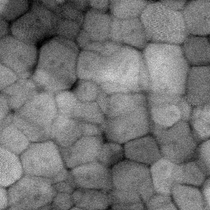
#> input picture sample_vision_processing_pipeline/img.tif, 210 x 210 px, shrunk from 512 x 512 before the run, found by its file name
$ python Post1_PixelBasedCRF.py
#> lines starting #> are read from the running program, lines starting #| are printed output that depends on the picture; after the words box and inside, x2 and y2 are one past the last pixel; in counts of white or black regions, pixels touching at a corner belong together
# ---------------------------------------------------------------------------
# --- Prerequisite(s) --
# Machine vision model
# --- Description --
# Apply pixel-based conditional random fields to the image through Bilateral and Gaussian filters
# ------------------
# Authors: Doruk Aksoy; University of California, Irvine
# Contact: (daksoy@uci.edu)
# Date: 09/01/2023
# ------------------
# Version: Python 3.8
# Execution: python3 Post1_PixelBasedCRF.py
# ---------------------------------------------------------------------------
# %% Imports
import numpy as np
import joblib
import cv2
import matplotlib.pyplot as plt
from PIL import Image
from skimage.morphology import skeletonize
import pydensecrf.densecrf as dcrf
from pydensecrf.utils import unary_from_softmax
# %% Methods
def PixelBasedCRF(img, pred):
    '''
    Cython-based Python wrapper for Philipp Krähenbühl's Fully-Connected
    CRFs (DenseCRF) ( https://github.com/lucasb-eyer/pydensecrf )
    '''

    # Obtain the region that is the opposite of the predicted mask
    not_pred = cv2.bitwise_not(pred)
    not_pred = np.expand_dims(not_pred, axis=2)

    # Data preparation
    pred = np.expand_dims(pred, axis=2)
    img_softmax = np.concatenate([not_pred, pred], axis=2)
    img_softmax = img_softmax / 255.0

    # Two classes (O: GB, 1: not GB)
    n_classes = 2
    features = img_softmax.transpose((2, 0, 1)).reshape((n_classes,-1))

    # Unary potential
    unary = unary_from_softmax(features)
    unary = np.ascontiguousarray(unary)

    # Apply DenseCRF
    d = dcrf.DenseCRF2D(img.shape[1], img.shape[0], n_classes)
    d.setUnaryEnergy(unary)

    d.addPairwiseGaussian(sxy=(5, 5), compat=10, kernel=dcrf.DIAG_KERNEL,
                              normalization=dcrf.NORMALIZE_SYMMETRIC)

    d.addPairwiseBilateral(sxy=(10, 10), srgb=(100, 100, 100), rgbim=img.copy(),
                           compat=10,
                           kernel=dcrf.DIAG_KERNEL,
                           normalization=dcrf.NORMALIZE_SYMMETRIC)
    Q = d.inference(5)
    res = np.argmax(Q, axis=0).reshape((img.shape[0], img.shape[1]))

    tagged_post1 = np.array(res*255, dtype=np.uint8)

    # Perform skeletonization (Image should only contain 1s and 0s)
    tagged_post1_skeleton = skeletonize(tagged_post1.astype(bool).astype(np.uint8)).astype(np.uint8)

    # Save them for the next step
    joblib.dump(tagged_post1_skeleton, './Post1.pkl')

    return tagged_post1_skeleton
# %% The following operations are not executed when this script is imported as a module
if __name__ == "__main__":
    # Prepare the images for the post-processing
    # Read in and convert the original image and predicted image from computer vision algorithm
    img = np.asarray(plt.imread('./img.tif'), dtype='uint8')
#> img is the input picture: shape (210, 210, 3); min 0, max 213, mean 116.5
    pred = np.array(Image.open('./pred.png').convert('L'),dtype='bool').astype(np.uint8)*255
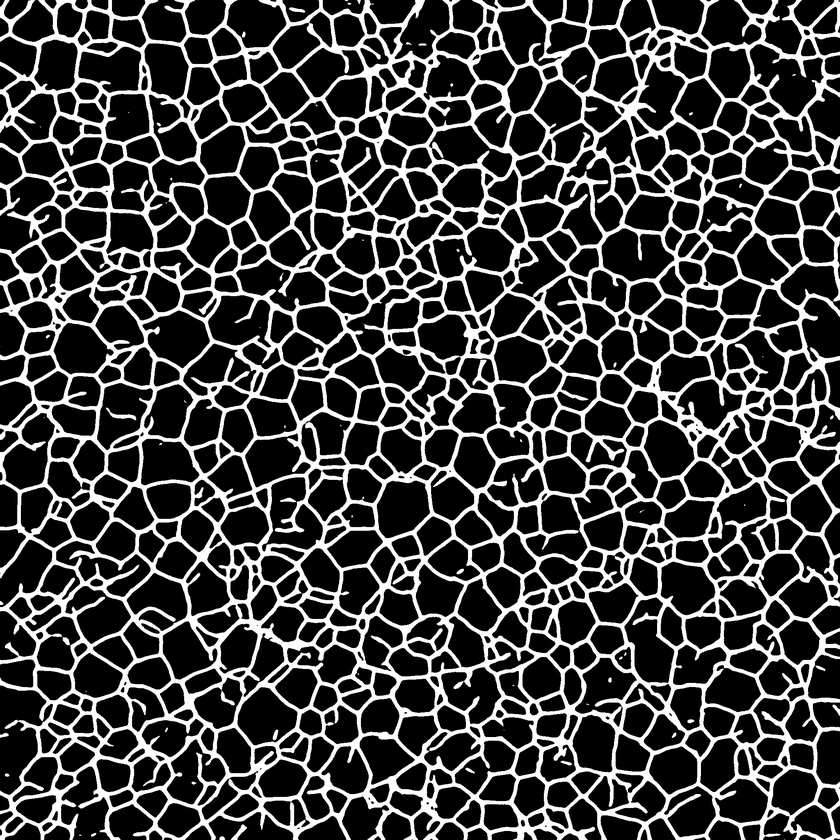
#> input picture pred.png, 840 x 840 px, shrunk from 2048 x 2048 before the run
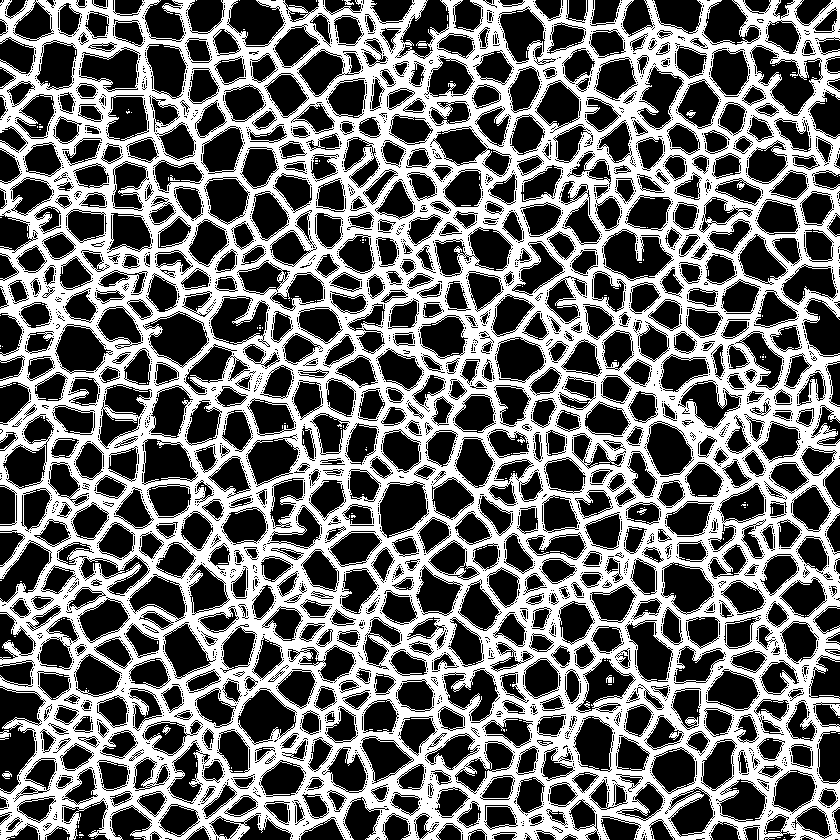
#> pred: shape (840, 840); 42.5% white; 175 white regions (165 under 20 px), largest, box (x1, y1, x2, y2) and area: (0, 0, 840, 840) 299123, (0, 730, 11, 740) 66, (2, 771, 12, 779) 43

    # Apply bilateral and Gaussian filtering
    tagged_post1 = PixelBasedCRF(img, pred)
#> (the run stopped early here; a loop or call above may not have finished)
